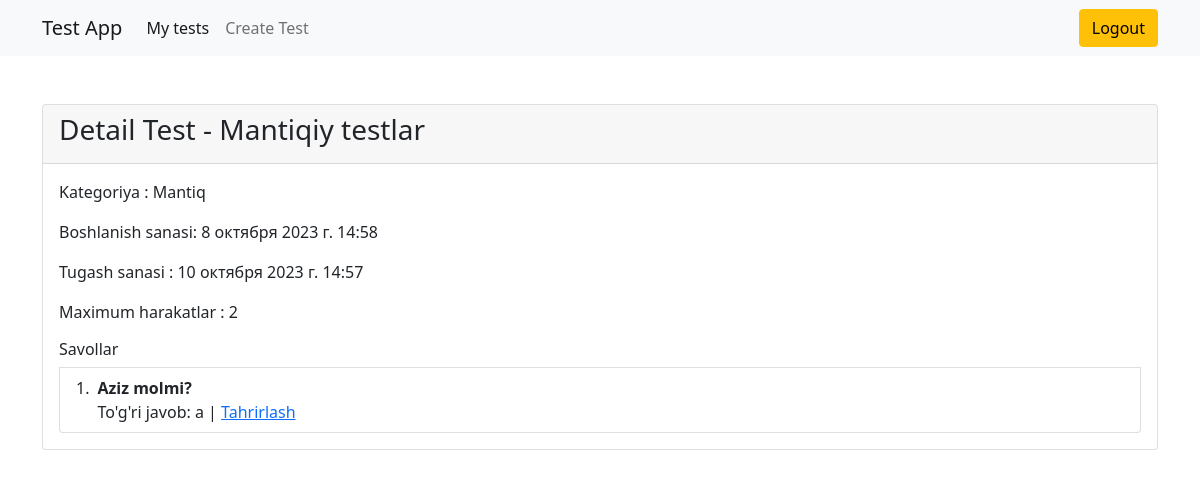
Before: /detail_test/1/ (signed in) with the older database file.
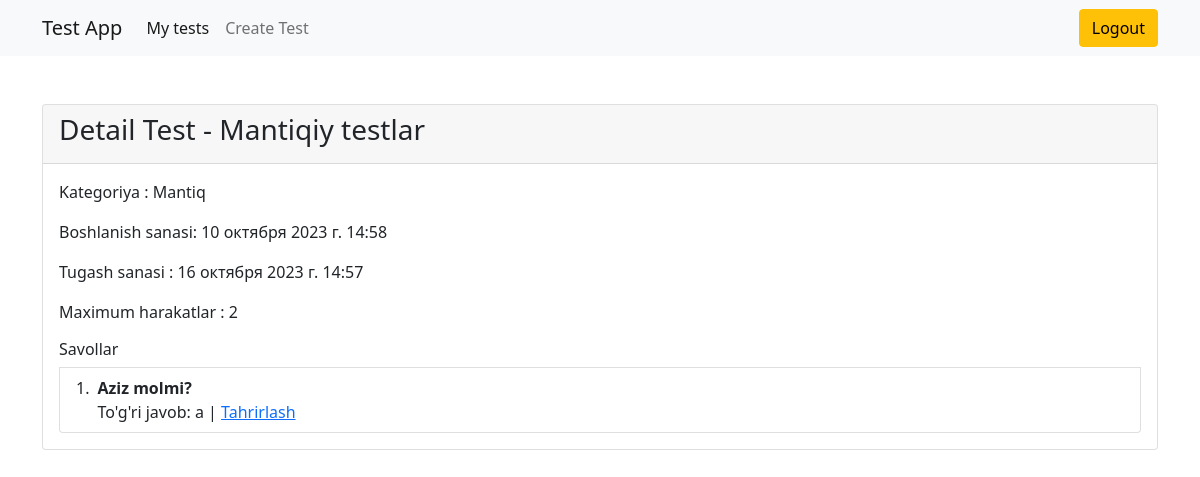
After: the same page with the newer database file.
### main/models.py (models this page shows, shortened)
class Test(models.Model):
    author = models.ForeignKey(User, on_delete=models.CASCADE, verbose_name="avtor")
    category = models.ForeignKey(Category, on_delete=models.CASCADE, verbose_name="kategoriya")
    title = models.CharField(max_length=250, verbose_name="sarlavha")
    max_attemps = models.PositiveIntegerField(verbose_name="maksimum harakatlar soni")
    pass_percentage = models.PositiveIntegerField(default=60)
    start_date = models.DateTimeField(default=timezone.now, verbose_name="boshlanish sanasi")
    end_date = models.DateTimeField(default=(timezone.now()+timezone.timedelta(days=2)), verbose_name="tugatish sanasi")
    class Meta:
        verbose_name = "Test"
        verbose_name_plural = "Testlar"

class Category(models.Model):
    name = models.CharField(max_length=60, verbose_name="nomi")
    def __str__(self):
        return str(self.name)
    class Meta:
        verbose_name = "Kategoriya"
        verbose_name_plural = "Kategoriyalar"

### main/views.py (the view)
# urls.py: path("detail_test/<int:test_id>/", detail_test, name="detail_test"),
@login_required(login_url="login")
def detail_test(request, test_id):
    test = Test.objects.get(id=test_id)
    questions = Question.objects.filter(test=test)
    return render(request, "detail_test.html", {"test":test, "questions":questions})

### templates/detail_test.html (shortened to what this page needs)
{% extends "base.html" %}
{% load crispy_forms_tags %}
{% block content %}
    <div class="card mt-5">
        <div class="card-header">
            <h3>Detail Test - {{test.title}}</h3>
        </div>
        <div class="card-body">
            <p> Kategoriya : {{test.category}} </p>
            <p> Boshlanish sanasi: {{test.start_date}} </p>
            <p> Tugash sanasi : {{test.end_date}} </p>
            <p> Maximum harakatlar : {{test.max_attemps}} </p>
            <ol class="list-group list-group-numbered mt-3">
            <h6>Savollar</h6>
            {% for question in questions %}
            <li class="list-group-item d-flex justify-content-between align-items-start">
                <div class="ms-2 me-auto">
                  <div class="fw-bold">{{question.question}}</div>
                  To'g'ri javob: {{question.true_answer}} | <a href="{% url "update_question" question.id %}">Tahrirlash</a>
                </div>
              </li>
            {% endfor %}
              </ol>
        </div>
    </div>
{% endblock content %}

Changed rows visible on the page:
changed Test "Mantiqiy testlar": start_date "8 октября 2023 г. 14:58" → "10 октября 2023 г. 14:58"; end_date "10 октября 2023 г. 14:57" → "16 октября 2023 г. 14:57"
